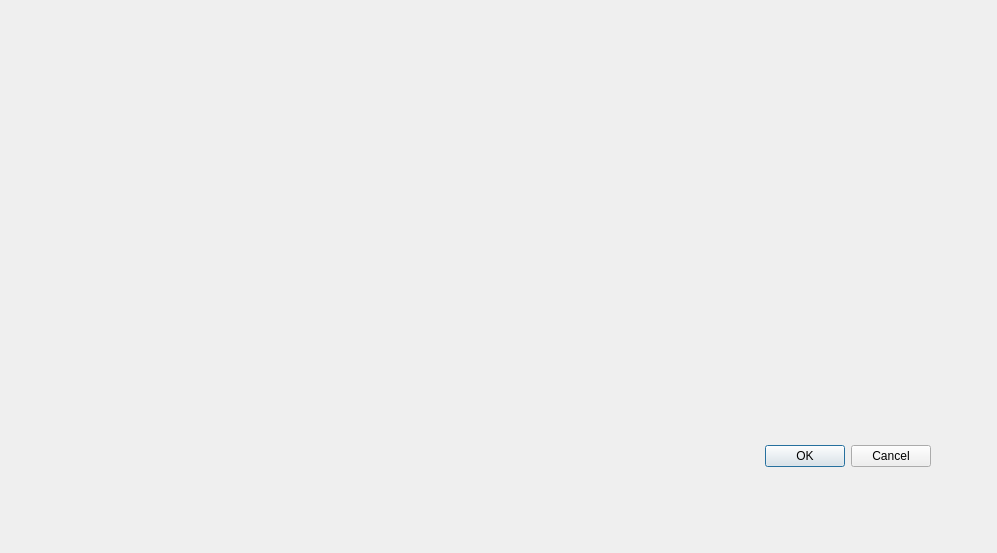
<?xml version="1.0" encoding="UTF-8"?>
<ui version="4.0">
 <class>Dialog</class>
 <widget class="QDialog" name="Dialog">
  <property name="geometry">
   <rect>
    <x>0</x>
    <y>0</y>
    <width>997</width>
    <height>553</height>
   </rect>
  </property>
  <property name="windowTitle">
   <string>Dialog</string>
  </property>
  <widget class="QDialogButtonBox" name="buttonBox">
   <property name="geometry">
    <rect>
     <x>590</x>
     <y>440</y>
     <width>341</width>
     <height>32</height>
    </rect>
   </property>
   <property name="orientation">
    <enum>Qt::Orientation::Horizontal</enum>
   </property>
   <property name="standardButtons">
    <set>QDialogButtonBox::StandardButton::Cancel|QDialogButtonBox::StandardButton::Ok</set>
   </property>
  </widget>
 </widget>
 <resources/>
 <connections>
  <connection>
   <sender>buttonBox</sender>
   <signal>accepted()</signal>
   <receiver>Dialog</receiver>
   <slot>accept()</slot>
   <hints>
    <hint type="sourcelabel">
     <x>248</x>
     <y>254</y>
    </hint>
    <hint type="destinationlabel">
     <x>157</x>
     <y>274</y>
    </hint>
   </hints>
  </connection>
  <connection>
   <sender>buttonBox</sender>
   <signal>rejected()</signal>
   <receiver>Dialog</receiver>
   <slot>reject()</slot>
   <hints>
    <hint type="sourcelabel">
     <x>316</x>
     <y>260</y>
    </hint>
    <hint type="destinationlabel">
     <x>286</x>
     <y>274</y>
    </hint>
   </hints>
  </connection>
 </connections>
</ui>
